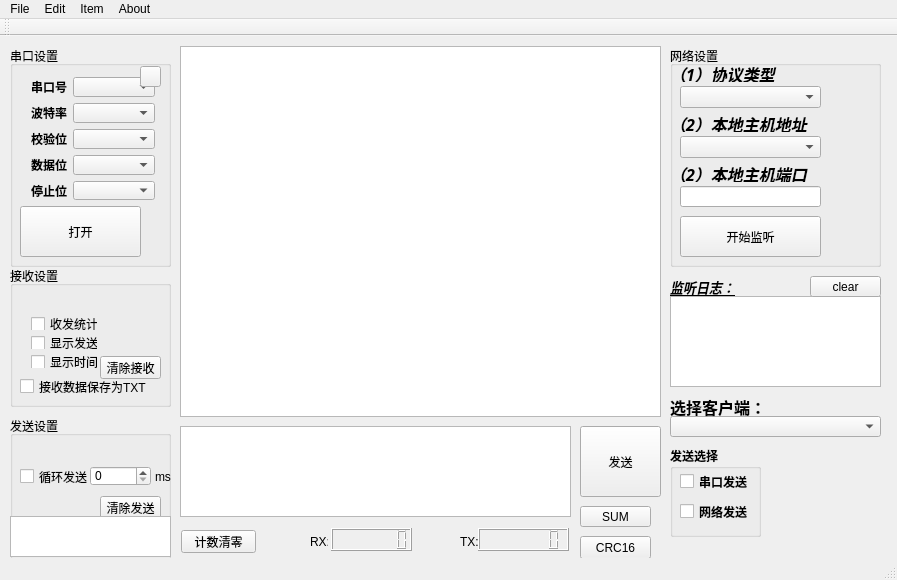
<?xml version="1.0" encoding="UTF-8"?>
<ui version="4.0">
 <class>UartAssist</class>
 <widget class="QMainWindow" name="UartAssist">
  <property name="geometry">
   <rect>
    <x>0</x>
    <y>0</y>
    <width>897</width>
    <height>580</height>
   </rect>
  </property>
  <property name="windowTitle">
   <string>UartAssist</string>
  </property>
  <widget class="QWidget" name="centralWidget">
   <widget class="QGroupBox" name="groupBox">
    <property name="geometry">
     <rect>
      <x>10</x>
      <y>10</y>
      <width>161</width>
      <height>221</height>
     </rect>
    </property>
    <property name="title">
     <string>串口设置</string>
    </property>
    <widget class="QPushButton" name="openSerialPortButton">
     <property name="geometry">
      <rect>
       <x>10</x>
       <y>160</y>
       <width>121</width>
       <height>51</height>
      </rect>
     </property>
     <property name="text">
      <string>打开</string>
     </property>
     <property name="icon">
      <iconset>
       <normaloff>../Resources/open_48px.png</normaloff>../Resources/open_48px.png</iconset>
     </property>
     <property name="iconSize">
      <size>
       <width>48</width>
       <height>48</height>
      </size>
     </property>
    </widget>
    <widget class="QWidget" name="layoutWidget">
     <property name="geometry">
      <rect>
       <x>10</x>
       <y>20</y>
       <width>146</width>
       <height>145</height>
      </rect>
     </property>
     <layout class="QVBoxLayout" name="verticalLayout">
      <item>
       <layout class="QHBoxLayout" name="horizontalLayout">
        <item>
         <widget class="QLabel" name="label">
          <property name="font">
           <font>
            <weight>75</weight>
            <bold>true</bold>
           </font>
          </property>
          <property name="text">
           <string>串口号</string>
          </property>
         </widget>
        </item>
        <item>
         <widget class="QComboBox" name="serialPortcomboBox">
          <property name="sizePolicy">
           <sizepolicy hsizetype="Expanding" vsizetype="Fixed">
            <horstretch>0</horstretch>
            <verstretch>0</verstretch>
           </sizepolicy>
          </property>
         </widget>
        </item>
       </layout>
      </item>
      <item>
       <layout class="QHBoxLayout" name="horizontalLayout_2">
        <item>
         <widget class="QLabel" name="label_2">
          <property name="font">
           <font>
            <weight>75</weight>
            <bold>true</bold>
           </font>
          </property>
          <property name="text">
           <string>波特率</string>
          </property>
         </widget>
        </item>
        <item>
         <widget class="QComboBox" name="BaudRatecomboBox">
          <property name="sizePolicy">
           <sizepolicy hsizetype="Expanding" vsizetype="Fixed">
            <horstretch>0</horstretch>
            <verstretch>0</verstretch>
           </sizepolicy>
          </property>
         </widget>
        </item>
       </layout>
      </item>
      <item>
       <layout class="QHBoxLayout" name="horizontalLayout_3">
        <item>
         <widget class="QLabel" name="label_3">
          <property name="font">
           <font>
            <weight>75</weight>
            <bold>true</bold>
           </font>
          </property>
          <property name="text">
           <string>校验位</string>
          </property>
         </widget>
        </item>
        <item>
         <widget class="QComboBox" name="ParityWidthcomboBox">
          <property name="sizePolicy">
           <sizepolicy hsizetype="Expanding" vsizetype="Fixed">
            <horstretch>0</horstretch>
            <verstretch>0</verstretch>
           </sizepolicy>
          </property>
         </widget>
        </item>
       </layout>
      </item>
      <item>
       <layout class="QHBoxLayout" name="horizontalLayout_4">
        <item>
         <widget class="QLabel" name="label_4">
          <property name="font">
           <font>
            <weight>75</weight>
            <bold>true</bold>
           </font>
          </property>
          <property name="text">
           <string>数据位</string>
          </property>
         </widget>
        </item>
        <item>
         <widget class="QComboBox" name="DataWidthcomboBox">
          <property name="sizePolicy">
           <sizepolicy hsizetype="Expanding" vsizetype="Fixed">
            <horstretch>0</horstretch>
            <verstretch>0</verstretch>
           </sizepolicy>
          </property>
         </widget>
        </item>
       </layout>
      </item>
      <item>
       <layout class="QHBoxLayout" name="horizontalLayout_5">
        <item>
         <widget class="QLabel" name="label_5">
          <property name="font">
           <font>
            <weight>75</weight>
            <bold>true</bold>
           </font>
          </property>
          <property name="text">
           <string>停止位</string>
          </property>
         </widget>
        </item>
        <item>
         <widget class="QComboBox" name="StopWidthcomboBox">
          <property name="sizePolicy">
           <sizepolicy hsizetype="Expanding" vsizetype="Fixed">
            <horstretch>0</horstretch>
            <verstretch>0</verstretch>
           </sizepolicy>
          </property>
         </widget>
        </item>
       </layout>
      </item>
     </layout>
    </widget>
    <widget class="QPushButton" name="RefreshBtn">
     <property name="geometry">
      <rect>
       <x>130</x>
       <y>20</y>
       <width>21</width>
       <height>21</height>
      </rect>
     </property>
     <property name="cursor">
      <cursorShape>OpenHandCursor</cursorShape>
     </property>
     <property name="toolTip">
      <string>&lt;html&gt;&lt;head/&gt;&lt;body&gt;&lt;p&gt;&lt;span style=&quot; color:#ff00ff;&quot;&gt;关闭串口并刷新列表&lt;/span&gt;&lt;/p&gt;&lt;/body&gt;&lt;/html&gt;</string>
     </property>
     <property name="text">
      <string/>
     </property>
     <property name="icon">
      <iconset>
       <normaloff>../Resources/refresh_32px_1133650.png</normaloff>../Resources/refresh_32px_1133650.png</iconset>
     </property>
    </widget>
   </widget>
   <widget class="QGroupBox" name="groupBox_2">
    <property name="geometry">
     <rect>
      <x>10</x>
      <y>230</y>
      <width>161</width>
      <height>141</height>
     </rect>
    </property>
    <property name="title">
     <string>接收设置</string>
    </property>
    <widget class="QWidget" name="layoutWidget">
     <property name="geometry">
      <rect>
       <x>10</x>
       <y>20</y>
       <width>127</width>
       <height>21</height>
      </rect>
     </property>
     <layout class="QHBoxLayout" name="horizontalLayout_6">
      <item>
       <widget class="QRadioButton" name="ASCIIRadio">
        <property name="text">
         <string>ACSII</string>
        </property>
       </widget>
      </item>
      <item>
       <widget class="QRadioButton" name="HexRadio">
        <property name="text">
         <string>HEX</string>
        </property>
       </widget>
      </item>
     </layout>
    </widget>
    <widget class="QPushButton" name="clear">
     <property name="geometry">
      <rect>
       <x>90</x>
       <y>90</y>
       <width>61</width>
       <height>23</height>
      </rect>
     </property>
     <property name="cursor">
      <cursorShape>PointingHandCursor</cursorShape>
     </property>
     <property name="text">
      <string>清除接收</string>
     </property>
    </widget>
    <widget class="QWidget" name="layoutWidget">
     <property name="geometry">
      <rect>
       <x>10</x>
       <y>40</y>
       <width>89</width>
       <height>73</height>
      </rect>
     </property>
     <layout class="QVBoxLayout" name="verticalLayout_2">
      <item>
       <widget class="QCheckBox" name="CalSendWriteInfo">
        <property name="text">
         <string>收发统计</string>
        </property>
       </widget>
      </item>
      <item>
       <widget class="QCheckBox" name="ShowSend">
        <property name="text">
         <string>显示发送</string>
        </property>
       </widget>
      </item>
      <item>
       <widget class="QCheckBox" name="ShowTime">
        <property name="text">
         <string>显示时间</string>
        </property>
       </widget>
      </item>
     </layout>
    </widget>
    <widget class="QCheckBox" name="SaveRecDataToTxtFile">
     <property name="geometry">
      <rect>
       <x>10</x>
       <y>110</y>
       <width>131</width>
       <height>21</height>
      </rect>
     </property>
     <property name="text">
      <string>接收数据保存为TXT</string>
     </property>
    </widget>
   </widget>
   <widget class="QGroupBox" name="groupBox_3">
    <property name="geometry">
     <rect>
      <x>10</x>
      <y>380</y>
      <width>161</width>
      <height>151</height>
     </rect>
    </property>
    <property name="title">
     <string>发送设置</string>
    </property>
    <widget class="QWidget" name="layoutWidget">
     <property name="geometry">
      <rect>
       <x>10</x>
       <y>20</y>
       <width>127</width>
       <height>21</height>
      </rect>
     </property>
     <layout class="QHBoxLayout" name="horizontalLayout_7">
      <item>
       <widget class="QRadioButton" name="ASCIIRadio_Recieve">
        <property name="text">
         <string>ACSII</string>
        </property>
       </widget>
      </item>
      <item>
       <widget class="QRadioButton" name="HexRadio_Receive">
        <property name="text">
         <string>HEX</string>
        </property>
       </widget>
      </item>
     </layout>
    </widget>
    <widget class="QPushButton" name="cleanSendBtn">
     <property name="geometry">
      <rect>
       <x>90</x>
       <y>80</y>
       <width>61</width>
       <height>23</height>
      </rect>
     </property>
     <property name="cursor">
      <cursorShape>PointingHandCursor</cursorShape>
     </property>
     <property name="text">
      <string>清除发送</string>
     </property>
    </widget>
    <widget class="QCheckBox" name="check_Repeat">
     <property name="geometry">
      <rect>
       <x>10</x>
       <y>50</y>
       <width>71</width>
       <height>21</height>
      </rect>
     </property>
     <property name="text">
      <string>循环发送</string>
     </property>
    </widget>
    <widget class="QSpinBox" name="spinBox">
     <property name="geometry">
      <rect>
       <x>80</x>
       <y>50</y>
       <width>61</width>
       <height>20</height>
      </rect>
     </property>
    </widget>
    <widget class="QLabel" name="label_6">
     <property name="geometry">
      <rect>
       <x>145</x>
       <y>50</y>
       <width>21</width>
       <height>21</height>
      </rect>
     </property>
     <property name="text">
      <string>ms</string>
     </property>
    </widget>
    <widget class="QTextBrowser" name="textBrowserLog">
     <property name="geometry">
      <rect>
       <x>0</x>
       <y>100</y>
       <width>161</width>
       <height>41</height>
      </rect>
     </property>
    </widget>
    <zorder>check_Repeat</zorder>
    <zorder>spinBox</zorder>
    <zorder>label_6</zorder>
    <zorder>layoutWidget</zorder>
    <zorder>cleanSendBtn</zorder>
    <zorder>textBrowserLog</zorder>
   </widget>
   <widget class="QPushButton" name="sendBtn">
    <property name="geometry">
     <rect>
      <x>580</x>
      <y>390</y>
      <width>81</width>
      <height>71</height>
     </rect>
    </property>
    <property name="cursor">
     <cursorShape>PointingHandCursor</cursorShape>
    </property>
    <property name="text">
     <string>发送</string>
    </property>
   </widget>
   <widget class="QTextEdit" name="SendtextEdit">
    <property name="geometry">
     <rect>
      <x>180</x>
      <y>390</y>
      <width>391</width>
      <height>91</height>
     </rect>
    </property>
   </widget>
   <widget class="QPushButton" name="SUMBtn">
    <property name="geometry">
     <rect>
      <x>580</x>
      <y>470</y>
      <width>71</width>
      <height>21</height>
     </rect>
    </property>
    <property name="text">
     <string>SUM</string>
    </property>
   </widget>
   <widget class="QPushButton" name="CRC16Btn">
    <property name="geometry">
     <rect>
      <x>580</x>
      <y>500</y>
      <width>71</width>
      <height>23</height>
     </rect>
    </property>
    <property name="text">
     <string>CRC16</string>
    </property>
   </widget>
   <widget class="QTextEdit" name="RecvtextEdit">
    <property name="geometry">
     <rect>
      <x>180</x>
      <y>10</y>
      <width>481</width>
      <height>371</height>
     </rect>
    </property>
   </widget>
   <widget class="QWidget" name="layoutWidget">
    <property name="geometry">
     <rect>
      <x>0</x>
      <y>0</y>
      <width>2</width>
      <height>2</height>
     </rect>
    </property>
    <layout class="QVBoxLayout" name="verticalLayout_3"/>
   </widget>
   <widget class="QWidget" name="layoutWidget">
    <property name="geometry">
     <rect>
      <x>0</x>
      <y>0</y>
      <width>2</width>
      <height>2</height>
     </rect>
    </property>
    <layout class="QVBoxLayout" name="verticalLayout_4"/>
   </widget>
   <widget class="QGroupBox" name="groupBox_4">
    <property name="geometry">
     <rect>
      <x>670</x>
      <y>10</y>
      <width>211</width>
      <height>221</height>
     </rect>
    </property>
    <property name="title">
     <string>网络设置</string>
    </property>
    <widget class="QComboBox" name="comboBox_nettype">
     <property name="geometry">
      <rect>
       <x>10</x>
       <y>40</y>
       <width>141</width>
       <height>22</height>
      </rect>
     </property>
    </widget>
    <widget class="QLabel" name="label_9">
     <property name="geometry">
      <rect>
       <x>0</x>
       <y>20</y>
       <width>121</width>
       <height>16</height>
      </rect>
     </property>
     <property name="font">
      <font>
       <family>AcadEref</family>
       <pointsize>12</pointsize>
       <weight>75</weight>
       <italic>true</italic>
       <bold>true</bold>
      </font>
     </property>
     <property name="text">
      <string>（1）协议类型</string>
     </property>
    </widget>
    <widget class="QLabel" name="label_10">
     <property name="geometry">
      <rect>
       <x>0</x>
       <y>70</y>
       <width>151</width>
       <height>16</height>
      </rect>
     </property>
     <property name="font">
      <font>
       <family>AcadEref</family>
       <pointsize>12</pointsize>
       <weight>75</weight>
       <italic>true</italic>
       <bold>true</bold>
      </font>
     </property>
     <property name="text">
      <string>（2）本地主机地址</string>
     </property>
    </widget>
    <widget class="QComboBox" name="comboBox_myIPaddr">
     <property name="geometry">
      <rect>
       <x>10</x>
       <y>90</y>
       <width>141</width>
       <height>22</height>
      </rect>
     </property>
    </widget>
    <widget class="QLabel" name="label_11">
     <property name="geometry">
      <rect>
       <x>0</x>
       <y>120</y>
       <width>151</width>
       <height>16</height>
      </rect>
     </property>
     <property name="font">
      <font>
       <family>AcadEref</family>
       <pointsize>12</pointsize>
       <weight>75</weight>
       <italic>true</italic>
       <bold>true</bold>
      </font>
     </property>
     <property name="text">
      <string>（2）本地主机端口</string>
     </property>
    </widget>
    <widget class="QLineEdit" name="lineEdit_netport">
     <property name="geometry">
      <rect>
       <x>10</x>
       <y>140</y>
       <width>141</width>
       <height>21</height>
      </rect>
     </property>
    </widget>
    <widget class="QPushButton" name="pushButton_netlisten">
     <property name="geometry">
      <rect>
       <x>10</x>
       <y>170</y>
       <width>141</width>
       <height>41</height>
      </rect>
     </property>
     <property name="text">
      <string>开始监听</string>
     </property>
    </widget>
   </widget>
   <widget class="QGroupBox" name="groupBox_5">
    <property name="geometry">
     <rect>
      <x>670</x>
      <y>410</y>
      <width>91</width>
      <height>91</height>
     </rect>
    </property>
    <property name="font">
     <font>
      <family>幼圆</family>
      <weight>75</weight>
      <italic>false</italic>
      <bold>true</bold>
     </font>
    </property>
    <property name="title">
     <string>发送选择</string>
    </property>
    <widget class="QCheckBox" name="checkBox_UARTsendEN">
     <property name="geometry">
      <rect>
       <x>10</x>
       <y>20</y>
       <width>71</width>
       <height>31</height>
      </rect>
     </property>
     <property name="text">
      <string>串口发送</string>
     </property>
    </widget>
    <widget class="QCheckBox" name="checkBox_NETsendEN">
     <property name="geometry">
      <rect>
       <x>10</x>
       <y>50</y>
       <width>71</width>
       <height>31</height>
      </rect>
     </property>
     <property name="text">
      <string>网络发送</string>
     </property>
    </widget>
   </widget>
   <widget class="QTextEdit" name="textEdit_netlistenlog">
    <property name="geometry">
     <rect>
      <x>670</x>
      <y>260</y>
      <width>211</width>
      <height>91</height>
     </rect>
    </property>
   </widget>
   <widget class="QLabel" name="label_12">
    <property name="geometry">
     <rect>
      <x>670</x>
      <y>240</y>
      <width>71</width>
      <height>21</height>
     </rect>
    </property>
    <property name="font">
     <font>
      <family>微软雅黑</family>
      <pointsize>10</pointsize>
      <weight>75</weight>
      <italic>true</italic>
      <bold>true</bold>
      <underline>true</underline>
     </font>
    </property>
    <property name="text">
     <string>监听日志：</string>
    </property>
   </widget>
   <widget class="QComboBox" name="comboBox_clientIPaddr">
    <property name="geometry">
     <rect>
      <x>670</x>
      <y>380</y>
      <width>211</width>
      <height>21</height>
     </rect>
    </property>
    <property name="toolTip">
     <string>&lt;html&gt;&lt;head/&gt;&lt;body&gt;&lt;p&gt;&lt;span style=&quot; color:#ff55ff;&quot;&gt;选择一个客户端,发送数据&lt;/span&gt;&lt;/p&gt;&lt;/body&gt;&lt;/html&gt;</string>
    </property>
   </widget>
   <widget class="QLabel" name="label_13">
    <property name="geometry">
     <rect>
      <x>670</x>
      <y>360</y>
      <width>101</width>
      <height>21</height>
     </rect>
    </property>
    <property name="font">
     <font>
      <family>方正舒体</family>
      <pointsize>12</pointsize>
      <weight>75</weight>
      <bold>true</bold>
     </font>
    </property>
    <property name="text">
     <string>选择客户端：</string>
    </property>
   </widget>
   <widget class="QLabel" name="label_Log">
    <property name="geometry">
     <rect>
      <x>770</x>
      <y>410</y>
      <width>101</width>
      <height>101</height>
     </rect>
    </property>
    <property name="text">
     <string/>
    </property>
    <property name="pixmap">
     <pixmap resource="uarticon.qrc">:/new/prefix1/Resources/6_96px_1168279_easyicon.ico</pixmap>
    </property>
   </widget>
   <widget class="QPushButton" name="pushButton_clearListenlog">
    <property name="geometry">
     <rect>
      <x>810</x>
      <y>240</y>
      <width>71</width>
      <height>21</height>
     </rect>
    </property>
    <property name="cursor">
     <cursorShape>PointingHandCursor</cursorShape>
    </property>
    <property name="text">
     <string>clear</string>
    </property>
   </widget>
   <widget class="QPushButton" name="cleanCntButton">
    <property name="geometry">
     <rect>
      <x>181</x>
      <y>494</y>
      <width>75</width>
      <height>23</height>
     </rect>
    </property>
    <property name="text">
     <string>计数清零</string>
    </property>
   </widget>
   <widget class="QLabel" name="label_8">
    <property name="geometry">
     <rect>
      <x>310</x>
      <y>490</y>
      <width>18</width>
      <height>31</height>
     </rect>
    </property>
    <property name="text">
     <string>RX:</string>
    </property>
   </widget>
   <widget class="QLCDNumber" name="RxLCD">
    <property name="geometry">
     <rect>
      <x>331</x>
      <y>492</y>
      <width>81</width>
      <height>23</height>
     </rect>
    </property>
    <property name="digitCount">
     <number>7</number>
    </property>
   </widget>
   <widget class="QLabel" name="label_7">
    <property name="geometry">
     <rect>
      <x>460</x>
      <y>490</y>
      <width>18</width>
      <height>31</height>
     </rect>
    </property>
    <property name="text">
     <string>TX:</string>
    </property>
   </widget>
   <widget class="QLCDNumber" name="TxLCD">
    <property name="geometry">
     <rect>
      <x>478</x>
      <y>492</y>
      <width>91</width>
      <height>23</height>
     </rect>
    </property>
    <property name="digitCount">
     <number>7</number>
    </property>
   </widget>
   <zorder>cleanCntButton</zorder>
   <zorder>label_8</zorder>
   <zorder>RxLCD</zorder>
   <zorder>label_7</zorder>
   <zorder>TxLCD</zorder>
   <zorder>layoutWidget</zorder>
   <zorder>layoutWidget</zorder>
   <zorder>groupBox</zorder>
   <zorder>groupBox_2</zorder>
   <zorder>groupBox_3</zorder>
   <zorder>sendBtn</zorder>
   <zorder>SendtextEdit</zorder>
   <zorder>SUMBtn</zorder>
   <zorder>CRC16Btn</zorder>
   <zorder>RecvtextEdit</zorder>
   <zorder>groupBox_4</zorder>
   <zorder>groupBox_5</zorder>
   <zorder>textEdit_netlistenlog</zorder>
   <zorder>label_12</zorder>
   <zorder>comboBox_clientIPaddr</zorder>
   <zorder>label_13</zorder>
   <zorder>label_Log</zorder>
   <zorder>pushButton_clearListenlog</zorder>
  </widget>
  <widget class="QMenuBar" name="menuBar">
   <property name="geometry">
    <rect>
     <x>0</x>
     <y>0</y>
     <width>897</width>
     <height>26</height>
    </rect>
   </property>
   <widget class="QMenu" name="menuFile">
    <property name="title">
     <string>File</string>
    </property>
    <addaction name="actionOpen"/>
   </widget>
   <widget class="QMenu" name="menuEdit">
    <property name="title">
     <string>Edit</string>
    </property>
    <addaction name="actionConfig"/>
   </widget>
   <widget class="QMenu" name="menuItem">
    <property name="title">
     <string>Item</string>
    </property>
    <addaction name="actionLoraMeter"/>
    <addaction name="actionLoRaTherm"/>
   </widget>
   <widget class="QMenu" name="menuAbout">
    <property name="title">
     <string>About</string>
    </property>
    <addaction name="separator"/>
    <addaction name="actionAbout"/>
   </widget>
   <addaction name="menuFile"/>
   <addaction name="menuEdit"/>
   <addaction name="menuItem"/>
   <addaction name="menuAbout"/>
  </widget>
  <widget class="QToolBar" name="mainToolBar">
   <attribute name="toolBarArea">
    <enum>TopToolBarArea</enum>
   </attribute>
   <attribute name="toolBarBreak">
    <bool>false</bool>
   </attribute>
  </widget>
  <widget class="QStatusBar" name="statusBar"/>
  <action name="actionAbout">
   <property name="text">
    <string>about..</string>
   </property>
  </action>
  <action name="actionLoraMeter">
   <property name="checkable">
    <bool>true</bool>
   </property>
   <property name="text">
    <string>LoRaMeter</string>
   </property>
   <property name="toolTip">
    <string>&lt;html&gt;&lt;head/&gt;&lt;body&gt;&lt;p&gt;&lt;span style=&quot; color:#5500ff;&quot;&gt;lora设备&lt;/span&gt;&lt;/p&gt;&lt;/body&gt;&lt;/html&gt;</string>
   </property>
  </action>
  <action name="actionLoRaTherm">
   <property name="checkable">
    <bool>true</bool>
   </property>
   <property name="text">
    <string>LoRaTerminal</string>
   </property>
  </action>
  <action name="actionOpen">
   <property name="icon">
    <iconset resource="uarticon.qrc">
     <normaloff>:/new/prefix1/Resources/open_48px.png</normaloff>:/new/prefix1/Resources/open_48px.png</iconset>
   </property>
   <property name="text">
    <string>open</string>
   </property>
   <property name="toolTip">
    <string>&lt;html&gt;&lt;head/&gt;&lt;body&gt;&lt;p&gt;&lt;span style=&quot; color:#5500ff;&quot;&gt;打开一个TXT文本并将内容读取到发送区&lt;/span&gt;&lt;/p&gt;&lt;/body&gt;&lt;/html&gt;</string>
   </property>
  </action>
  <action name="actionConfig">
   <property name="text">
    <string>Config...</string>
   </property>
  </action>
 </widget>
 <layoutdefault spacing="6" margin="11"/>
 <resources>
  <include location="uarticon.qrc"/>
 </resources>
 <connections/>
</ui>
